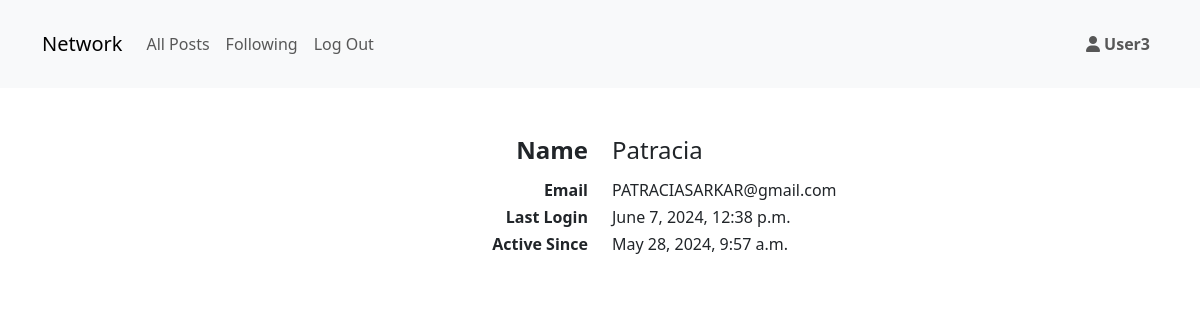
The page /profile/2 (signed in) on the database its author committed.
### network/models.py (models this page shows)
class User(AbstractUser):
    pass

### network/views.py (the view)
# urls.py: path("profile/<int:user_id>", views.profile, name="profile"),
@login_required(login_url ='/login')
def profile(request, user_id):
    profile_user = get_object_or_404(User, pk = user_id)
    if request.user != profile_user:
        existing_pair = findExisting(request.user, profile_user)
        if existing_pair:
            i_follow = True
        else:
            i_follow = False
    else:
        i_follow = 'Self'
    return render(request, 'network/profile.html',{
        'profile_user' : profile_user,
        'user_id': request.user.id,
        'i_follow': i_follow,
        })

### network/utils.py (called while the page is built)
def findExisting(follower_user, followed_user):
    try:
        existing_pair = Followings.objects.get(
            follower=follower_user,
            followed=followed_user
        )
    except Followings.DoesNotExist:
        existing_pair = None
    return existing_pair

### network/templates/network/profile.html (shortened to what this page needs)
{% extends "network/layout.html" %}
{% block body %}
<div class="mt-5">
    <div class="row mb-2">
        <h4 class="col text-end">
            <b>
                Name
            </b>
        </h4>
        <h4 class="col">
            {{profile_user.username}}
        </h4>
    </div>
    <div class="row">
        <h6 class="col text-end">
            <b>
                Email
            </b>
        </h6>
        <h6 class="col">
            {{profile_user.email}}
        </h6>
    </div>
    <div class="row">
        <h6 class="col text-end">
            <b>
                Last Login
            </b>
        </h6>
        <h6 class="col">
            {{profile_user.last_login}}
        </h6>
    </div>
    <div class="row">
        <h6 class="col text-end">
            <b>
                Active Since
            </b>
        </h6>
        <h6 class="col">
            {{profile_user.date_joined}}
        </h6>
    </div>
</div>
{% endblock %}

### network/templates/network/layout.html (shortened to what this page needs)
{% load static %}
<!DOCTYPE html>
<html lang="en">
    <head>
        <link href="https://cdn.jsdelivr.net/npm/bootstrap@5.3.3/dist/css/bootstrap.min.css" rel="stylesheet">
        <link href="{% static 'network/styles.css' %}" rel="stylesheet">
    </head>
    <body>
        <nav class="navbar navbar-expand-sm navbar-light bg-light py-4">
            <div class="container">
                <a class="navbar-brand" href="{% url 'index' %}">Network</a>
                <div class="collapse navbar-collapse text-end" id="navbarText">
                    <ul class="navbar-nav me-auto mt-3 mt-sm-0 ">
                        <li class="nav-item">
                            <a class="nav-link" href="{% url 'index' %}">All Posts</a>
                        </li>
                        {% if user.is_authenticated %}
                        <li class="nav-item">
                            <a class="nav-link" href="{% url 'follow' %}">Following</a>
                        </li>
                        <li class="nav-item">
                            <a class="nav-link" href="{% url 'logout' %}">Log Out</a>
                        </li>
                        {% endif %}
                    </ul>
                    {% if user.is_authenticated %}
                    <div class="navbar-nav">
                        <div class="nav-item">
                            <a class="nav-link" href="{% url 'profile' user.id %}">
                                <i class="fa-solid fa-user"></i>
                                <strong> {{ user.username }} </strong>
                            </a>
                        </div>
                    </div>
                    {% endif %}
                </div>
            </div>
        </nav>
        <div class="body">
            <div class="container mt-3">
                {% block body %}
                {% endblock %}
            </div>
        </div>
    </body>
</html>

### rows shown on the page
User: username "User3"
User: username "Patracia", email "PATRACIASARKAR@gmail.com", last_login "June 7, 2024, 12:38 p.m.", date_joined "May 28, 2024, 9:57 a.m."
